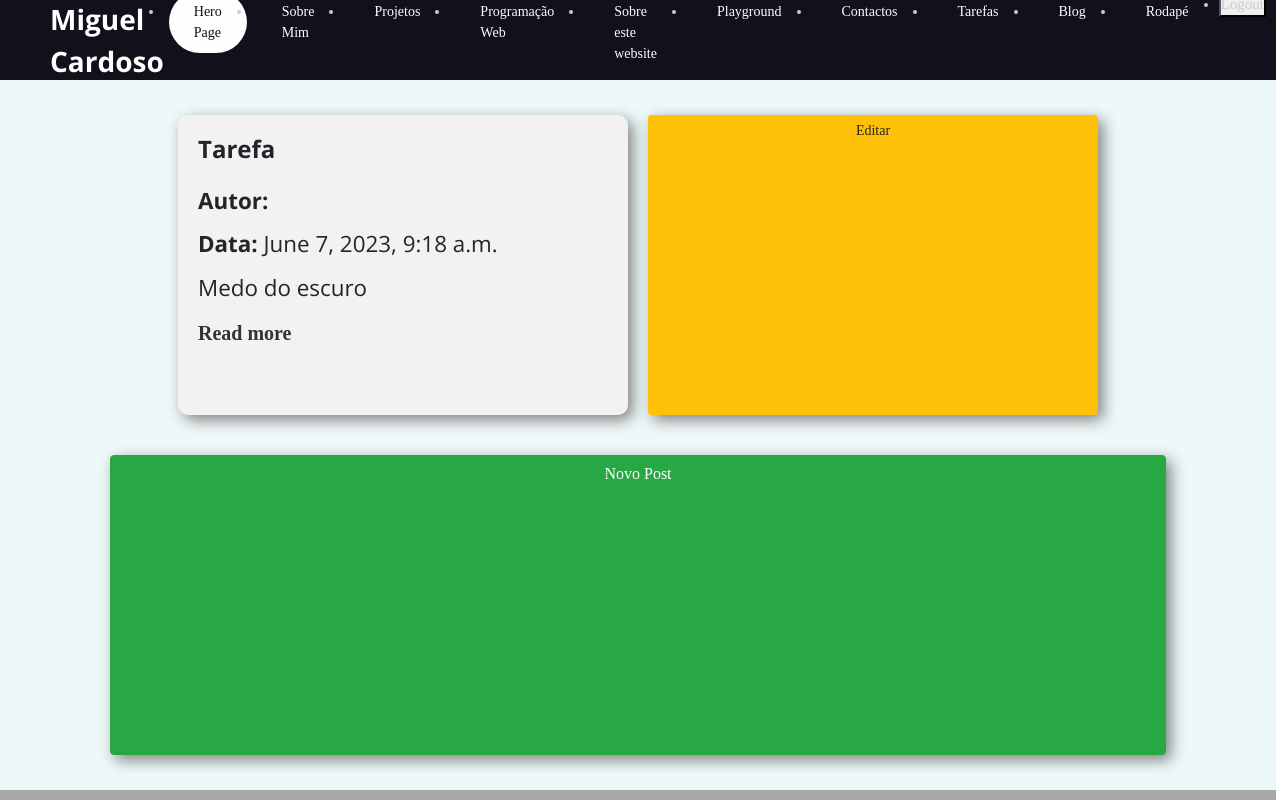
The page /portfolio/blog (signed in) on the database as committed earlier.
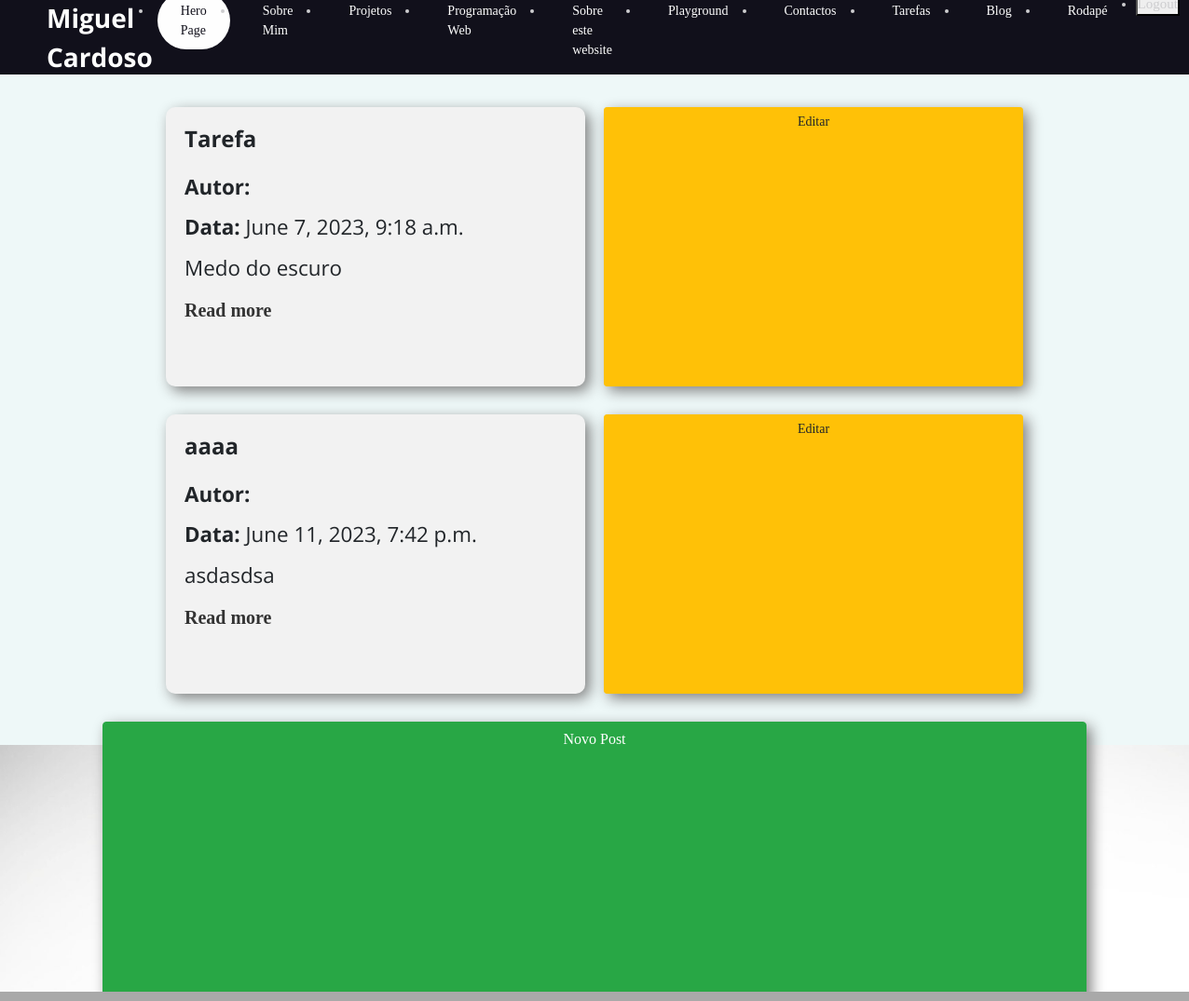
The same page on the database as committed later.
### portfolio/models.py (models this page shows, shortened)
class Post(models.Model):
    autores = models.ManyToManyField(Autor, related_name='posts')
    data = models.DateTimeField(auto_now_add=True)
    titulo = models.CharField(max_length=25)
    descricao = models.TextField()
    link = models.CharField(max_length=100, blank=True)
    imagem = models.ImageField(upload_to='images/', blank=True)
    comentarios = models.ManyToManyField('Comentario', related_name='posts')
    like = models.IntegerField(default=0)
    area = models.ForeignKey(Area, on_delete=models.CASCADE, related_name='posts')

### portfolio/views.py (the view)
# urls.py: path('blog', views.blog_view, name='blog'),
@login_required(login_url="/accounts/login")
def blog_view(request):
    posts = Post.objects.all()
    context = {
        'posts': posts,
    }
    return render(request, 'portfolio/blog.html', context)

### portfolio/templates/portfolio/blog.html
{% extends 'portfolio/layout.html' %}
{% block main %}
{% for post in posts %}
<div class="post">
  <h2>{{ post.titulo }}</h2>
  <p><strong>Autor:</strong> {{ post.autor }}</p>
  <p><strong>Data:</strong> {{ post.data }}</p>
  <p>{{ post.descricao }}</p>
  <p><a href="{{ post.link }}">Read more</a></p>
</div>
<a href="{% url 'portfolio:postEdita' post.id %}" class="btn btn-warning  btn-sm"
  style="float: right; margin-right: 10px">
  Editar
</a>
{% endfor %}
{% load static %}
<link rel="stylesheet" href="{% static 'portfolio/css/blog.css' %}">
<a href="{% url 'portfolio:postNovo' %}" class="btn btn-success btn-block">Novo Post</a>
{% endblock %}

Rows that differ between the two databases and show on the page:
added Post: titulo "aaaa", data "June 11, 2023, 7:42 p.m.", descricao "asdasdsa"
